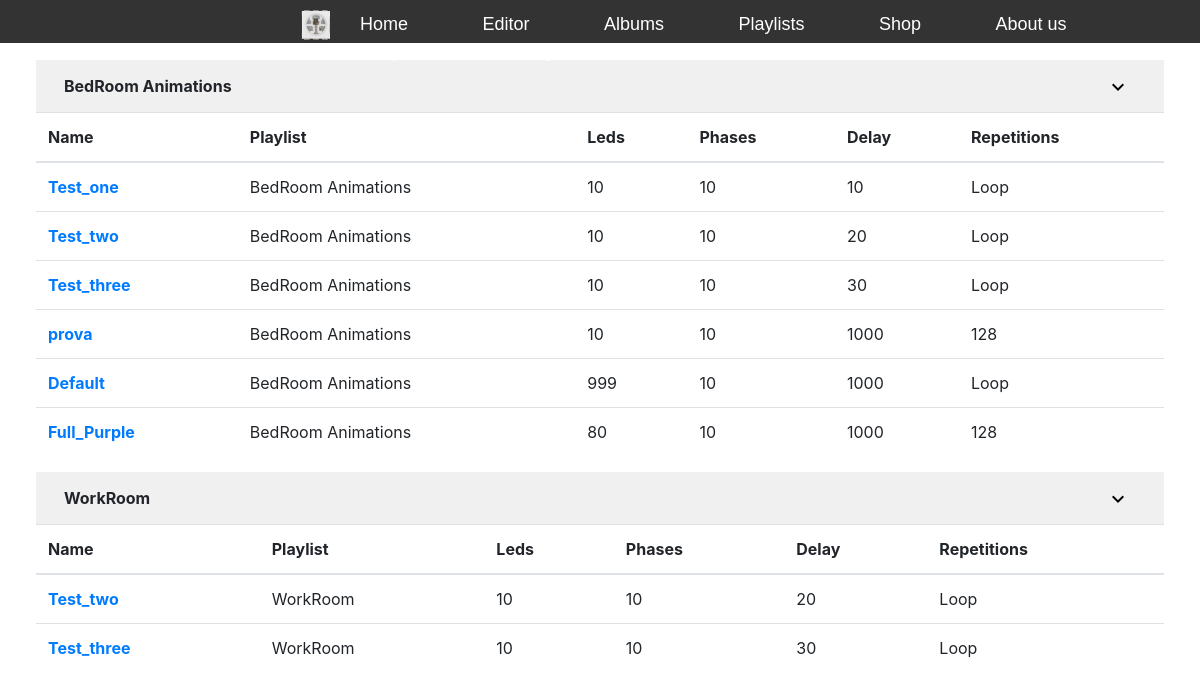
Screenshot of /home/animation_playlist.php (signed in) with the database file from the repository.
### tables this page shows
CREATE TABLE `sub_playlist` (
  `id` int(11) NOT NULL,
  `name` varchar(255) NOT NULL,
  `id_playlist` int(11) NOT NULL
);

CREATE TABLE `animation` (
  `id` int(11) NOT NULL,
  `id_pattern` int(11) NOT NULL,
  `id_playlist` int(11) NOT NULL,
  `name` varchar(30) NOT NULL,
  `leds_number` int(11) NOT NULL,
  `phases` int(11) NOT NULL,
  `delay` int(3) NOT NULL,
  `repeat` int(3) NOT NULL,
  `file_name` text NOT NULL
);

### home/animation_playlist.php (the view, shortened to what this page needs)
<?php
	if ( !isset( $_SESSION[ "user_id" ] ) )
	{
		header( "Location: /sign/signin.php" );
		die();
	}
	else
	{
		include "../connection/sleds_connect.php";
?>
<!DOCTYPE html>
<html lang="en">
	<head>
		<link rel="stylesheet" href="https://cdn.jsdelivr.net/npm/bootstrap@4.3.1/dist/css/bootstrap.min.css">
		<link rel = "stylesheet" href = "./style/style.css" >
		<link rel = "stylesheet" href = "../style/style_navbar.css" >
	</head>
	<body>
	<header>
		<div class="container">
			<img id = "logo" src = "/home/images/pixel.png" >
			<nav>
				<a href="/home/home.php">Home</a>
				<a href="/home/animation_editor/home.php">Editor</a>
				<a href="/home/animation_album.php">Albums</a>
				<a href="/home/animation_playlist.php">Playlists</a>
				<a href="">Shop</a>
				<a href="">About us</a>
				<a href="">Support</a>
				<a href="/home/profile/settings.php">Settings</a>
			</nav>
		</div>
	</header>
	<div class = "album_tables" >
		<?php
		$statement = $sleds_database -> prepare( "SELECT sub_playlist.id, sub_playlist.name FROM sub_playlist WHERE sub_playlist.id_playlist IN ( SELECT playlist.id FROM playlist JOIN relation_user_cluster ON relation_user_cluster.id_cluster=playlist.id_cluster WHERE relation_user_cluster.id_user=? )" );
		$statement -> bind_param( "i", $_SESSION[ "user_id" ] );
		$statement -> execute();
		$sub_playlist_result = $statement -> get_result();
		while ( $sub_playlist = $sub_playlist_result -> fetch_assoc() )
		{
			?>
			<div class = "table_hide_show">
				<a class = "hide_show_text"><?php echo $sub_playlist[ "name" ]; ?></a>
				<a class = "material-icons hide_show" ><button class = "hide_show_button" id = "<?php echo $sub_playlist[ "name" ]; ?>hide_show_icon" onclick="hide_show_table('<?php echo $sub_playlist[ 'name' ]; ?>')">expand_more</button></a>
			</div>
			<div id="<?php echo $sub_playlist[ 'name' ]; ?>_table">
				<table class = "table table-hover" >
				<thead>
					<tr>
						<th scope = "col" >Name</th>
						<th scope = "col" >Playlist</th>
						<th scope = "col" >Leds</th>
						<th scope = "col" >Phases</th>
						<th scope = "col" >Delay</th>
						<th scope = "col" >Repetitions</th>
					</tr>
				</thead>
				<tbody>
			<?php
			$statement = $sleds_database -> prepare( "SELECT animation.id, animation.name, animation.leds_number, animation.phases, animation.delay, animation.repeat FROM animation JOIN relation_animation_sub_playlist ON relation_animation_sub_playlist.id_animation=animation.id WHERE relation_animation_sub_playlist.id_sub_playlist=?" );
			$statement -> bind_param( "i", $sub_playlist[ "id" ] );
			$statement -> execute();
			$animations_result = $statement -> get_result();
				while ( $animation = $animations_result -> fetch_assoc() )
				{
					echo '
					<tr>
						<th scope = "row"><a href = "#' . $animation[ "id" ] . '" >' . $animation[ "name" ] . '</a></th>
						<td>' . $sub_playlist[ "name" ] . '</td>
						<td>' . $animation[ "leds_number" ] . '</td>
						<td>' . $animation[ "phases" ] . '</td>
						<td>' . $animation[ "delay" ] . '</td>
						<td>';
						if ( $animation[ "repeat" ] == 255 )
							echo "Loop";
						else
							echo $animation[ "repeat" ];
						echo '</td>
					</tr>
					';
				}
			?>
				</tbody>
				</table>
			</div>
			<?php
		}
		?>
	</div>
	</body>
</html>
<?php
	}
?>

### home/style/style.css (style rules this page uses)
button { border-style: none; }
.lights_tables, .album_tables { padding-top: 5%; padding-left: 3%; padding-right: 3%; }
.table_hide_show { display: block; width: 100%; border: none; background-color: #F0F0F0; padding: 14px 28px; font-size: 16px; }
.hide_show_text { font-weight: bold; }
.hide_show { float: right; }
.hide_show_button { background-color: #F0F0F0; border-style: none; }

### style/style_navbar.css (style rules this page uses)
header { background-color: rgb(51,51,51); width: 100%; height: 43px; font-family: 'Alegreya Sans', sans-serif; font-weight: 100; position: fixed; }
.container { width: 75%; margin: 0 auto; padding-top: 7px; }
#logo { color :white; font-size:22px; position: absolute; top:8px; left: 25%; float: left; margin-top: 1px; }
nav { position: absolute; left: 30%; margin-top: 4px; }
nav a { text-decoration: none; color: white; margin-right: 70px; font-size: 18px; }

### rows the page displays
sub_playlist: name "BedRoom Animations"
animation: name "Test_one", leds_number "10", phases "10", delay "10", repeat "Loop"
animation: name "Test_two", leds_number "10", phases "10", delay "20", repeat "Loop"
animation: name "Test_three", leds_number "10", phases "10", delay "30", repeat "Loop"
animation: name "prova", leds_number "10", phases "10", delay "1000", repeat "128"
animation: name "Default", leds_number "999", phases "10", delay "1000", repeat "Loop"
animation: name "Full_Purple", leds_number "80", phases "10", delay "1000", repeat "128"
sub_playlist: name "WorkRoom"
